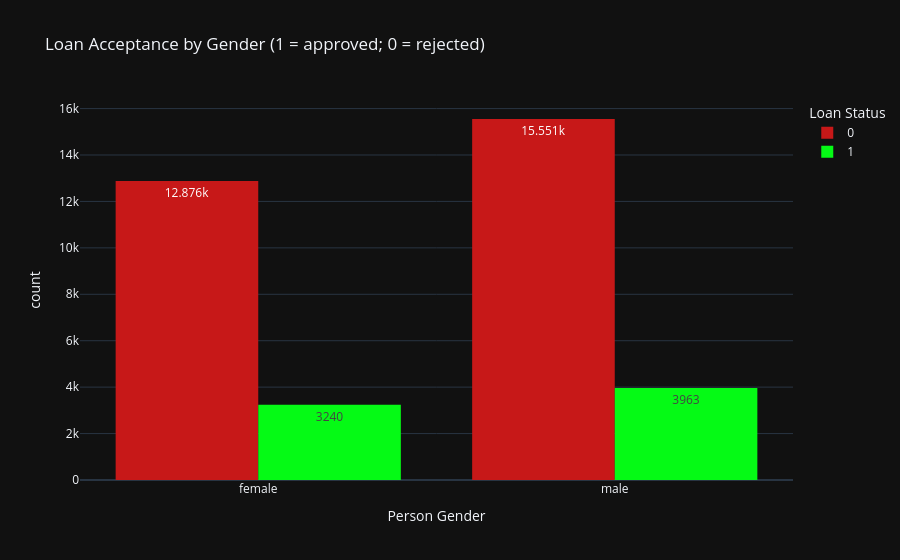

The cell this chart's notebook holds for it:
### Markdown cell above
- Males are the most in demand for loans.

### Code cell
fig = px.histogram(
    df_cleaned, 
    x='person_gender', 
    color='loan_status', 
    barmode='group',  
    title='Loan Acceptance by Gender (1 = approved; 0 = rejected)',
    labels={'count': 'Count','loan_status':'Loan Status','person_gender':'Person Gender'},
    template='plotly_dark',
    text_auto=True,
    color_discrete_map = {0:'#c71818',1:'#05fa15'}
)
fig.show()

### Figure 1 — Plotly figure (JSON) as saved in the notebook; plotly's stock layout.template omitted (floating-point values rounded to 4 significant figures; data arrays with more than 128 entries replaced by an {"elided": "..."} marker saying what was removed)
{"data": [{"alignmentgroup": "True", "bingroup": "x", "hovertemplate": "Loan Status=0<br>Person Gender=%{x}<br>count=%{y}<extra></extra>", "legendgroup": "0", "marker": {"color": "#c71818", "pattern": {"shape": ""}}, "name": "0", "offsetgroup": "0", "orientation": "v", "showlegend": true, "texttemplate": "%{value}", "type": "histogram", "x": {"elided": "28427 str values"}, "xaxis": "x", "yaxis": "y"}, {"alignmentgroup": "True", "bingroup": "x", "hovertemplate": "Loan Status=1<br>Person Gender=%{x}<br>count=%{y}<extra></extra>", "legendgroup": "1", "marker": {"color": "#05fa15", "pattern": {"shape": ""}}, "name": "1", "offsetgroup": "1", "orientation": "v", "showlegend": true, "texttemplate": "%{value}", "type": "histogram", "x": {"elided": "7203 str values"}, "xaxis": "x", "yaxis": "y"}], "layout": {"barmode": "group", "legend": {"title": {"text": "Loan Status"}, "tracegroupgap": 0}, "title": {"text": "Loan Acceptance by Gender (1 = approved; 0 = rejected)"}, "xaxis": {"anchor": "y", "domain": [0, 1], "title": {"text": "Person Gender"}}, "yaxis": {"anchor": "x", "domain": [0, 1], "title": {"text": "count"}}}}
